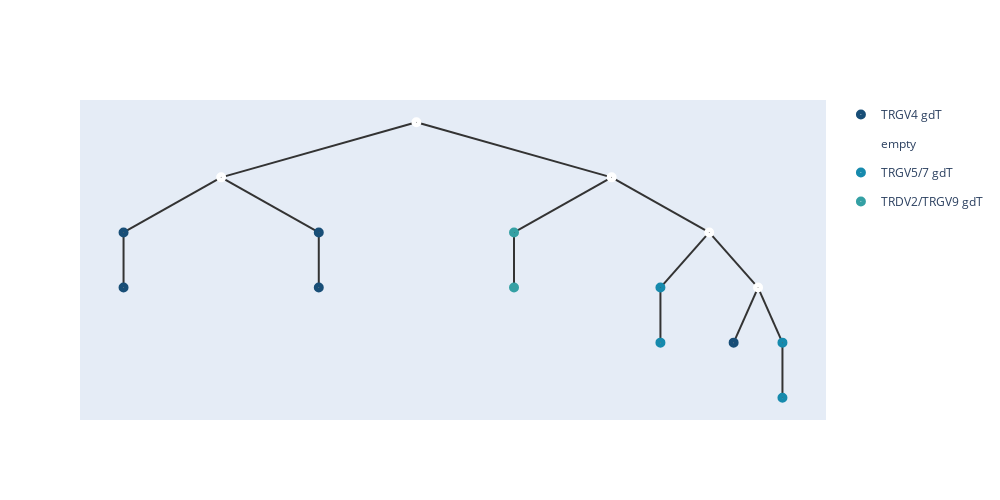

Source (notebook cell):
### Code cell
temp,root = merge_points(similarities,root,nodes1,embeddings,3,2,2,n)
for i in nodes1:
    i.hyper = temp[int(i)]
    i.value =  temp[int(i)]
embeddings = temp.numpy();
add_meta(root,meta_list1,[])
show_tree(root,color=['#184e77','#1a759f','#168aad',"#34a0a4",'#52b69a','#99d98c','#76c893','#99d98c']).show_fig()
remove_meta(root);

### Figure 1 — Plotly figure (JSON) as saved in the notebook; plotly's stock layout.template omitted (floating-point values rounded to 4 significant figures)
{"data": [{"hoverinfo": "text", "hovertext": ["2_TRGV4 gdT", "1_TRGV4 gdT", "3_TRGV4 gdT", "7_TRGV4 gdT", "4_TRGV4 gdT"], "legendgroup": "TRGV4 gdT", "marker": {"color": "#184e77", "size": 10, "symbol": "circle-dot"}, "mode": "markers+text", "name": "TRGV4 gdT", "type": "scatter", "x": [2.125, 2.125, 4.375, 4.375, 9.156], "y": [2, 0.5, 2, 0.5, -1]}, {"hoverinfo": "text", "hovertext": ["20", "16", "19", "18", "17"], "legendgroup": "empty", "marker": {"color": "#fff", "size": 10, "symbol": "circle-dot"}, "mode": "markers+text", "name": "empty", "type": "scatter", "x": [5.5, 3.25, 7.75, 8.875, 9.438], "y": [5, 3.5, 3.5, 2, 0.5]}, {"hoverinfo": "text", "hovertext": ["9_TRGV5/7 gdT", "0_TRGV5/7 gdT", "5_TRGV5/7 gdT", "6_TRGV5/7 gdT"], "legendgroup": "TRGV5/7 gdT", "marker": {"color": "#168aad", "size": 10, "symbol": "circle-dot"}, "mode": "markers+text", "name": "TRGV5/7 gdT", "type": "scatter", "x": [8.312, 8.312, 9.719, 9.719], "y": [0.5, -1, -1, -2.5]}, {"hoverinfo": "text", "hovertext": ["8_TRDV2/TRGV9 gdT", "10_TRDV2/TRGV9 gdT"], "legendgroup": "TRDV2/TRGV9 gdT", "marker": {"color": "#34a0a4", "size": 10, "symbol": "circle-dot"}, "mode": "markers+text", "name": "TRDV2/TRGV9 gdT", "type": "scatter", "x": [6.625, 6.625], "y": [2, 0.5]}], "layout": {"height": 500, "shapes": [{"layer": "below", "line": {"color": "#333", "width": 2}, "type": "line", "x0": 5.5, "x1": 5.5, "y0": 5, "y1": 5}, {"layer": "below", "line": {"color": "#333", "width": 2}, "type": "line", "x0": 5.5, "x1": 3.25, "y0": 5, "y1": 3.5}, {"layer": "below", "line": {"color": "#333", "width": 2}, "type": "line", "x0": 3.25, "x1": 2.125, "y0": 3.5, "y1": 2}, {"layer": "below", "line": {"color": "#333", "width": 2}, "type": "line", "x0": 2.125, "x1": 2.125, "y0": 2, "y1": 0.5}, {"layer": "below", "line": {"color": "#333", "width": 2}, "type": "line", "x0": 3.25, "x1": 4.375, "y0": 3.5, "y1": 2}, {"layer": "below", "line": {"color": "#333", "width": 2}, "type": "line", "x0": 4.375, "x1": 4.375, "y0": 2, "y1": 0.5}, {"layer": "below", "line": {"color": "#333", "width": 2}, "type": "line", "x0": 5.5, "x1": 7.75, "y0": 5, "y1": 3.5}, {"layer": "below", "line": {"color": "#333", "width": 2}, "type": "line", "x0": 7.75, "x1": 6.625, "y0": 3.5, "y1": 2}, {"layer": "below", "line": {"color": "#333", "width": 2}, "type": "line", "x0": 6.625, "x1": 6.625, "y0": 2, "y1": 0.5}, {"layer": "below", "line": {"color": "#333", "width": 2}, "type": "line", "x0": 7.75, "x1": 8.875, "y0": 3.5, "y1": 2}, {"layer": "below", "line": {"color": "#333", "width": 2}, "type": "line", "x0": 8.875, "x1": 8.312, "y0": 2, "y1": 0.5}, {"layer": "below", "line": {"color": "#333", "width": 2}, "type": "line", "x0": 8.312, "x1": 8.312, "y0": 0.5, "y1": -1}, {"layer": "below", "line": {"color": "#333", "width": 2}, "type": "line", "x0": 8.875, "x1": 9.438, "y0": 2, "y1": 0.5}, {"layer": "below", "line": {"color": "#333", "width": 2}, "type": "line", "x0": 9.438, "x1": 9.156, "y0": 0.5, "y1": -1}, {"layer": "below", "line": {"color": "#333", "width": 2}, "type": "line", "x0": 9.438, "x1": 9.719, "y0": 0.5, "y1": -1}, {"layer": "below", "line": {"color": "#333", "width": 2}, "type": "line", "x0": 9.719, "x1": 9.719, "y0": -1, "y1": -2.5}], "width": 1000, "xaxis": {"showgrid": false, "showline": false, "showticklabels": false, "zeroline": false}, "yaxis": {"showgrid": false, "showline": false, "showticklabels": false, "zeroline": false}}}
